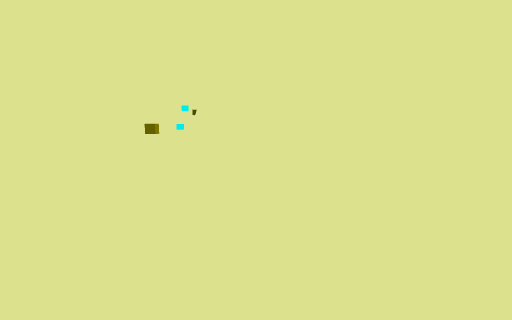
view 1 (above)

12 first-person views from a walk through a 3-D level made in the Unity game engine. The camera is 1.3 m above the floor, tilts 8° down and sees 90° across. The floor is counted in squares, 1 m on a side. Each view is taken from the middle of a square. On the plan, view 1 faces up. The plan holds only what a view shows up to about 13 squares ahead; the rest is blank. The place goes on beyond the plan. The player is left out.

view 2
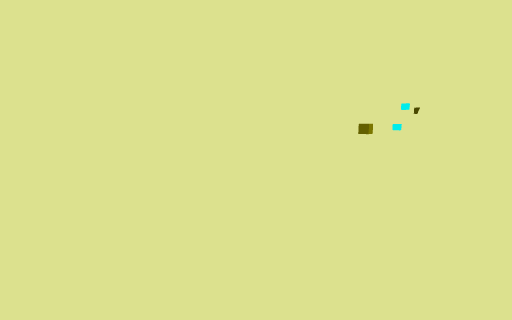

view 3
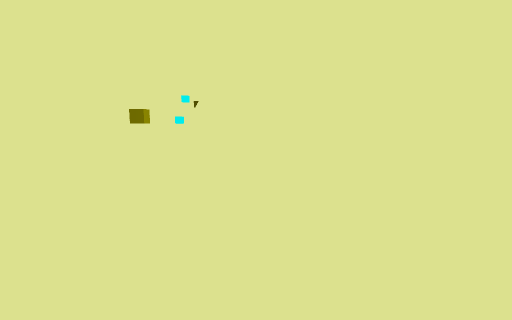

view 4
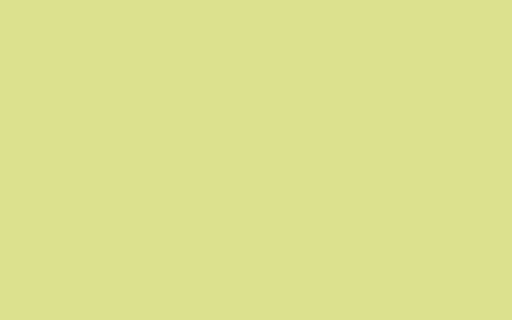

view 5
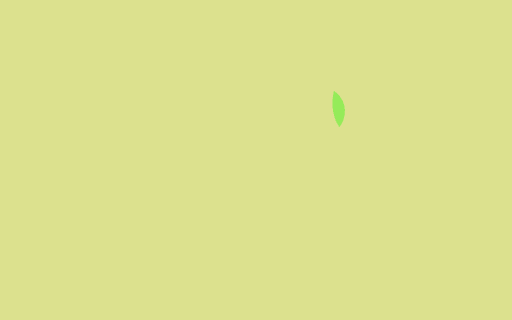

view 6
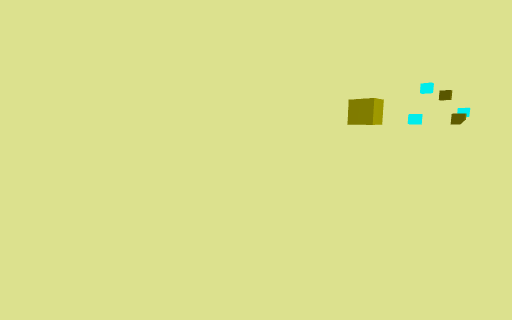

view 7
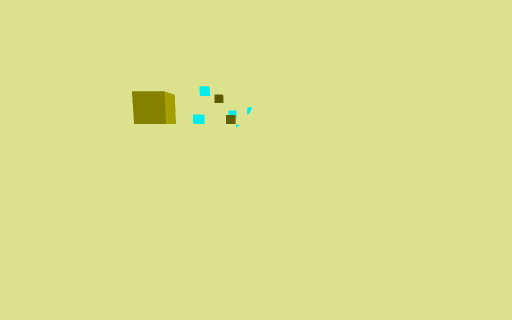

view 8
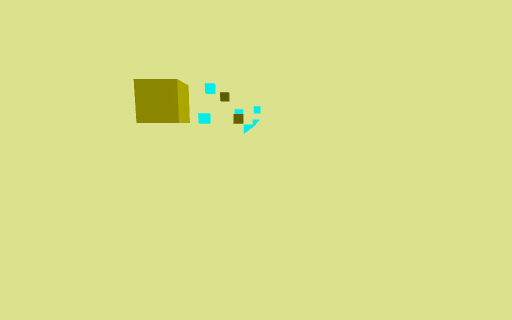

view 9
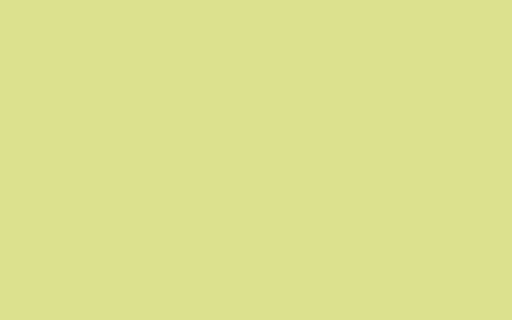

view 10
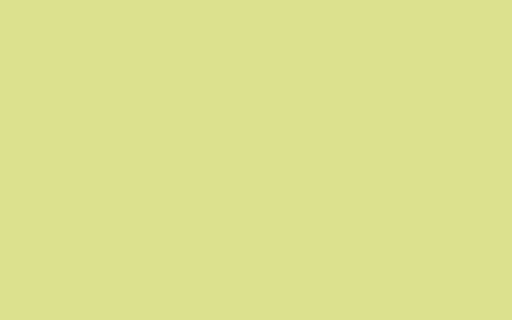

view 11
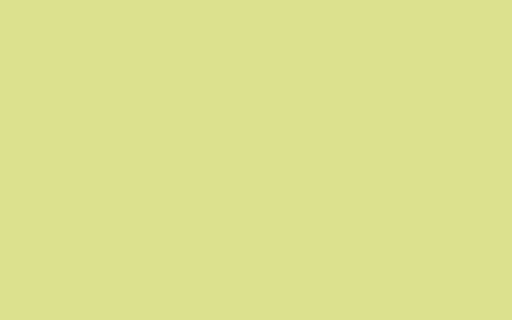

view 12
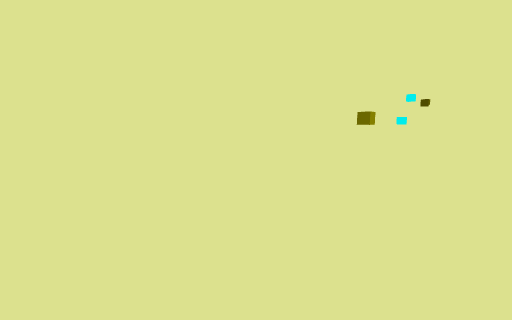

### Floor plan
Key: @ floor where view 1 was taken; # wall or solid block; . main floor; : floor 0.25 m higher than the main floor; / step, stairs or slope; = window, fence, low wall or low ledge; O other object.
Columns run from 15 left of view 1 to 11 right of it. Each row starts with its distance up from view 1.
 31 #//.../=#
 30 #//.../##
 29 #//...//#
 28 #//:..//##
 27 #=//..//##
 26 #=//OO//=#
 25 ##//OO:/=#
 24 ##//...//##
 23  #//...//##
 22  #=//..//=#
 21  ##//..:/=#
 20  ##//...//##
 19   #///..//=#
 18   #=//..:/=##
 17   ##//...//##
 16    #///..:/=##
 15    ##//...//##
 14    ##///..//=##
 13     ##//...//##
 12     ##///..://##
 11      ##//...//=##
 10      ##///..///##
  9       ##///..///##
  8        #=//...//=##
  7        ##///.../O=##
  6         ##///..///###
  5          #=//...///###
  4          ##///...///###
  3           ##///...///###
  2            ##///...///###
  1             ##///...//O=##
  0             ###@//...///=##
 -1              ###///...////#
 -2               ###///....///
 -3                ###////...//
 -4                 ###////....
 -5                   ##=///...
 -6                    ###////.
 -7                     ###////
 -8                       ###//
 -9                        ###=

Positions as (right, up) in squares from view 1, and headings:
1: (0, 0), facing up
2: (0, 0), facing up-left
3: (-2, 7), facing up
4: (-2, 7), facing down-right
5: (-2, 2), facing right
6: (-6, 15), facing up-left
7: (-7, 17), facing up
8: (-8, 19), facing up
9: (-8, 21), facing down
10: (2, 3), facing down-right
11: (0, 4), facing down-right
12: (-2, 5), facing up-left
